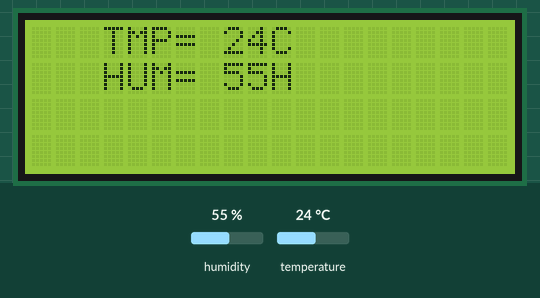
Simulated run of this sketch. Board: Arduino Uno, built with avr-gcc and run on an emulated ATmega328P. Parts: 20×4 character LCD. Inputs (shaded band) come from the test bench; at power-on: humidity 55 %, temperature 24 °C. What the sketch prints to the serial monitor is not drawn.

Above: at 1.9 s.
2.0 s: humidity set to 22 %
At 3.2 s:
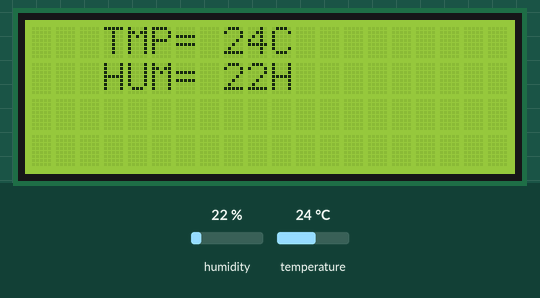
3.8 s: temperature set to 12 °C
At 5.2 s:
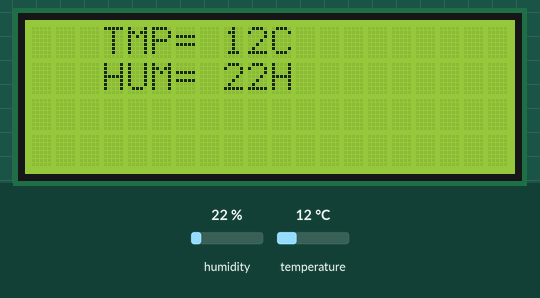
6.0 s: humidity set to 40 %
At 7.2 s:
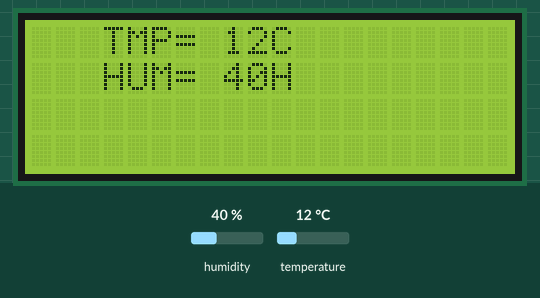
8.2 s: temperature set to 19 °C
Timing chart, 0 to 11.2 s (numbered marks = the images above; inputs shaded):
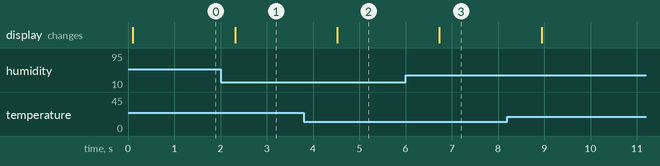

The sketch:

LCD_Tem_Hum2.ino
```cpp
#include <SimpleDHT.h>

// for DHT11,
//      VCC: 5V or 3V
//      GND: GND
//      DATA: 2
int pinDHT11 = 2;
SimpleDHT11 dht11(pinDHT11);
#include <Wire.h>
#include <LiquidCrystal_I2C.h>
LiquidCrystal_I2C lcd(0x27,20,4);  // set the LCD address to 0x27 for a 16 chars and 2 line display


void setup() {
  Serial.begin(9600);
}

void loop() {
  // start working...
  Serial.println("=================================");
  Serial.println("Sample DHT11...");

  // read without samples.
  byte temp = 0;
  byte hum = 0;
  int err = SimpleDHTErrSuccess;
  if ((err = dht11.read(&temp, &hum, NULL)) != SimpleDHTErrSuccess) {
    Serial.print("Read DHT11 failed, err="); Serial.println(err);delay(1000);
    return;
  }

  Serial.print("Sample OK: ");
  Serial.print((int)temp); Serial.print(" *C, ");
  Serial.print((int)hum); Serial.println(" H");
    lcd.init();
    //lcd.init();
    lcd.backlight();
    lcd.setCursor(3,0);
    lcd.print("TMP= ");
    lcd.print(temp);
    lcd.print("C");

    lcd.setCursor(3,1);
    lcd.print("HUM= ");
    lcd.print(hum);
    lcd.print("H");
    delay(1000);

  // DHT11 sampling rate is 1HZ.

}
```

Measured:
- after the input at 2.0 s, the display: changes after 0.31 s (image 1)
- after the input at 3.8 s, the display: changes after 0.72 s (image 2)
- after the input at 6.0 s, the display: changes after 0.73 s (image 3)
